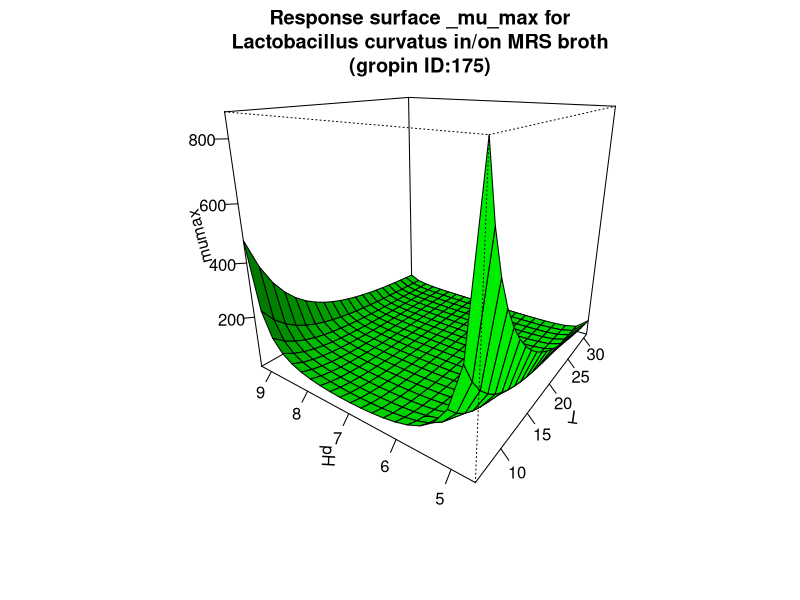

This chart was generated by the following R code:
#############################
# start of Parameter script
#############################
T <- seq(6.006,30.969030969031,length.out=21)
pH <- seq(4.6046,9.29070929070929,length.out=21)
#############################
# end of Parameter script
#############################
############################# 
# start of Model script Gropin ID 175 
#############################
 
# constant coefficients for this model
 
variables <- data.frame(T,pH)
argumentsPar <- unique.data.frame(expand.grid(variables))
 
# heart of the model
response_surface <- function(T,pH) {
   mumax <-1/(0.00000418*((pH-4.26)^2)*((pH-9.77)^2)*((T+3.27)^2))

	return(mumax=mumax)
} 

# output parameters
responseSurface <- cbind(argumentsPar,response_surface(argumentsPar['T'],argumentsPar['pH']))
colnames(responseSurface) <- c(colnames(argumentsPar),'mumax')
#############################
# End of Model script
#############################
############################# 
# start of Visualisation script Gropin ID 175 
#############################
titleText <-'Response surface _mu_max for
Lactobacillus curvatus in/on MRS broth
(gropin ID:175)'
persp(T,pH,matrix(unlist(responseSurface$'mumax'),nrow=21),col = 'green',xlab='T',ylab='pH',zlab='mumax',main=titleText,theta=305,phi=20,shade=0.25,ticktype = 'detailed')
#############################
# End of Visualisation script
#############################
